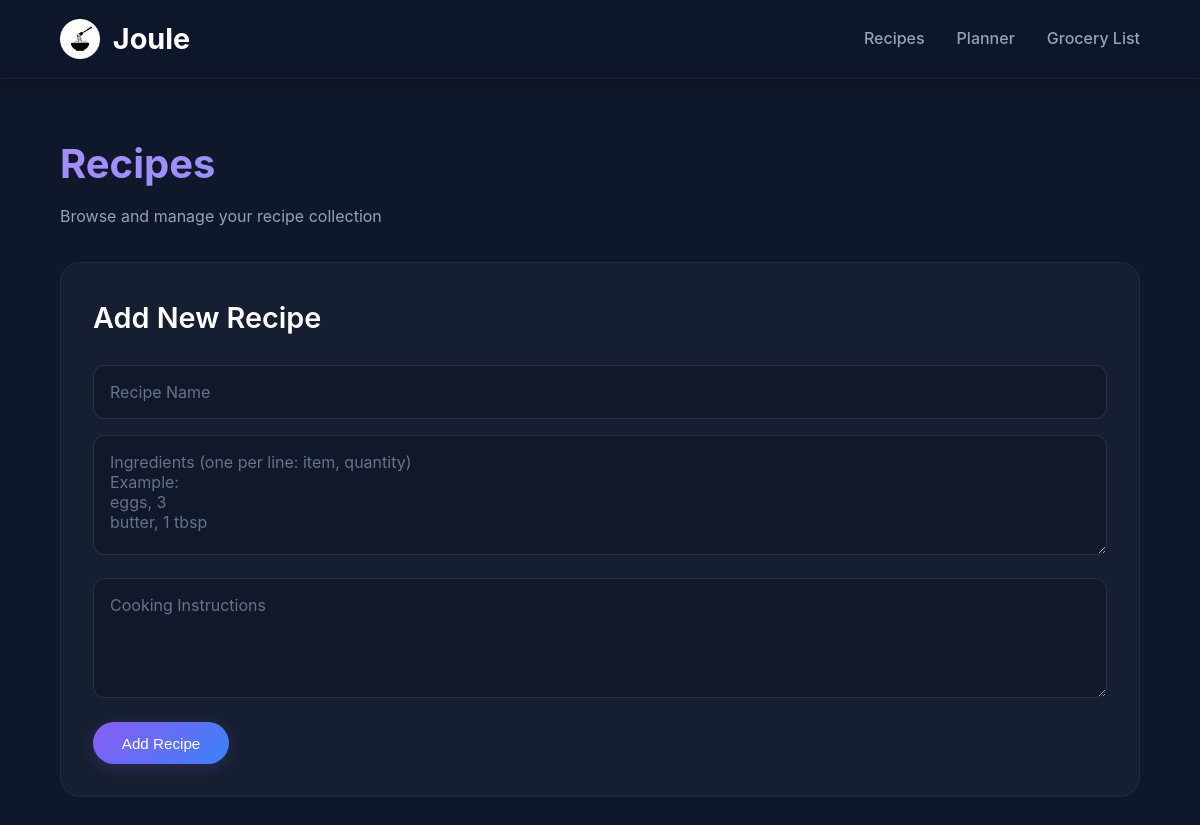
Page /recipes on the earlier database version.
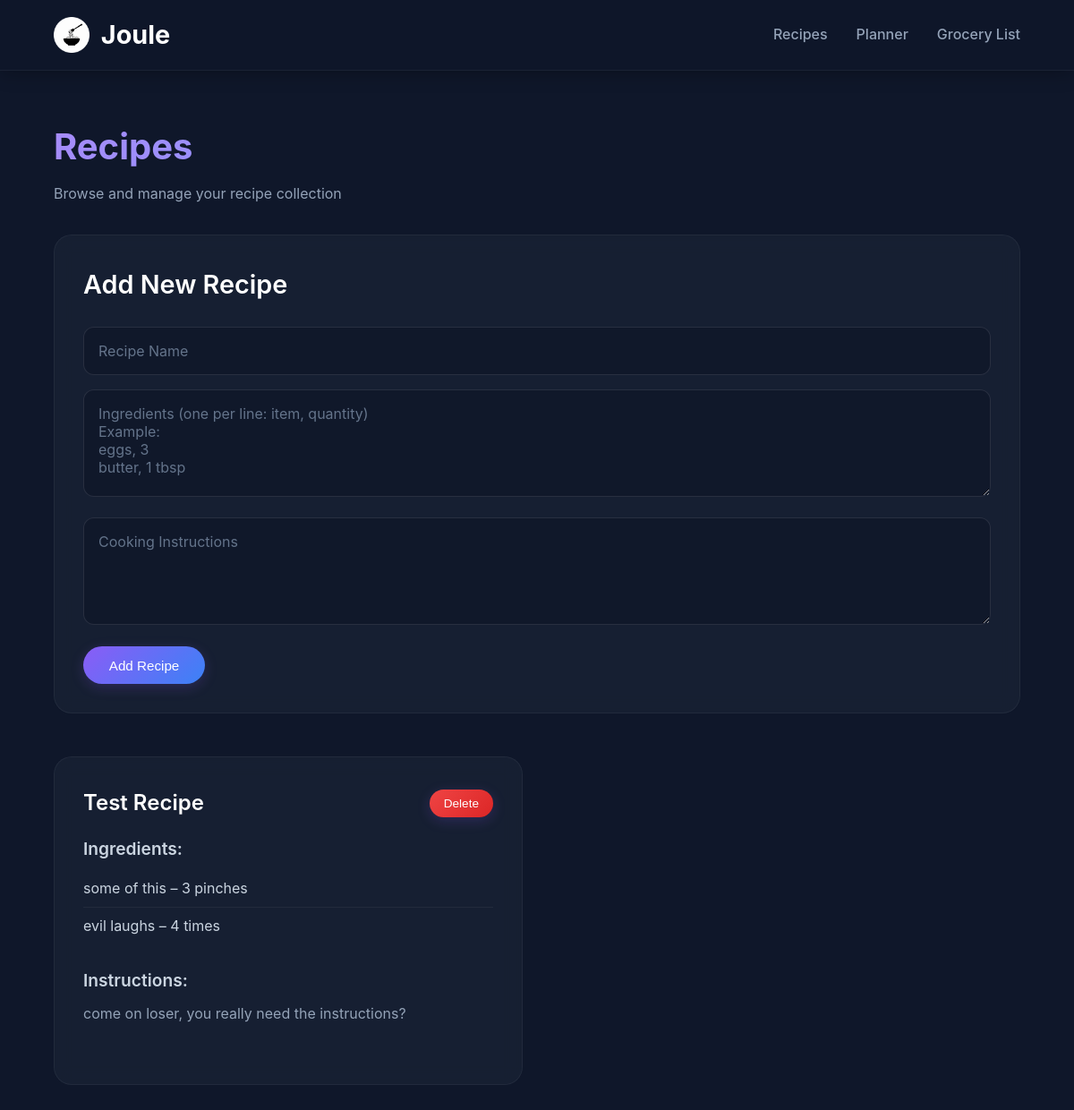
Same page on the later database version.
### tables this page shows
CREATE TABLE recipes (
                id INTEGER PRIMARY KEY AUTOINCREMENT,
                name TEXT NOT NULL,
                instructions TEXT NOT NULL
            );

CREATE TABLE ingredients (
                id INTEGER PRIMARY KEY AUTOINCREMENT,
                recipe_id INTEGER NOT NULL,
                item TEXT NOT NULL,
                quantity TEXT NOT NULL,
                FOREIGN KEY (recipe_id) REFERENCES recipes (id) ON DELETE CASCADE
            );

### app.py (the view)
@app.route('/recipes')
def recipes():
    with closing(get_db()) as db:
        recipes = db.execute('SELECT * FROM recipes ORDER BY name').fetchall()
        recipe_list = []
        for recipe in recipes:
            ingredients = db.execute('SELECT item, quantity FROM ingredients WHERE recipe_id = ?', (recipe['id'],)).fetchall()
            recipe_list.append({
                'id': recipe['id'],
                'name': recipe['name'],
                'instructions': recipe['instructions'],
                'ingredients': ingredients
            })
    return render_template('recipes.html', recipes=recipe_list)

### app.py (called while the page is built)
def get_db():
    conn = sqlite3.connect(app.config['DATABASE'])
    conn.row_factory = sqlite3.Row
    return conn

### templates/recipes.html (shortened to what this page needs)
{% extends "base.html" %}
{% block content %}
<h2>Recipes</h2>
<p>Browse and manage your recipe collection</p>
<div class="recipe-form">
    <h3>Add New Recipe</h3>
    <input type="text" id="recipe-name" placeholder="Recipe Name">
    <textarea id="recipe-ingredients" placeholder="Ingredients (one per line: item, quantity)&#10;Example:&#10;eggs, 3&#10;butter, 1 tbsp"></textarea>
    <textarea id="recipe-instructions" placeholder="Cooking Instructions"></textarea>
    <button onclick="addRecipe()" class="btn">Add Recipe</button>
</div>
<div class="recipes-list">
    {% for r in recipes %}
    <div class="recipe-card">
        <div style="display: flex; justify-content: space-between; align-items: center; margin-bottom: 1rem;">
            <h3 style="margin-bottom: 0;">{{ r.name }}</h3>
            <button onclick="deleteRecipe({{ r.id }}, '{{ r.name }}')" class="btn" style="background: linear-gradient(135deg, #ef4444 0%, #dc2626 100%); padding: 0.5rem 1rem; font-size: 0.85rem;">Delete</button>
        </div>
        <div class="recipe-section">
            <h4>Ingredients:</h4>
            <ul class="ingredients-list">
                {% for ing in r.ingredients %}
                <li>{{ ing.item }} – {{ ing.quantity }}</li>
                {% endfor %}
            </ul>
        </div>
        <div class="recipe-section">
            <h4>Instructions:</h4>
            <p class="recipe-instructions">{{ r.instructions }}</p>
        </div>
    </div>
    {% endfor %}
</div>
{% endblock %}

Differences in the rows shown:
added recipes: name "Test Recipe", instructions "come on loser, you really need the instructions?"
added ingredients: item "some of this", quantity "3 pinches"
added ingredients: item "evil laughs", quantity "4 times"
